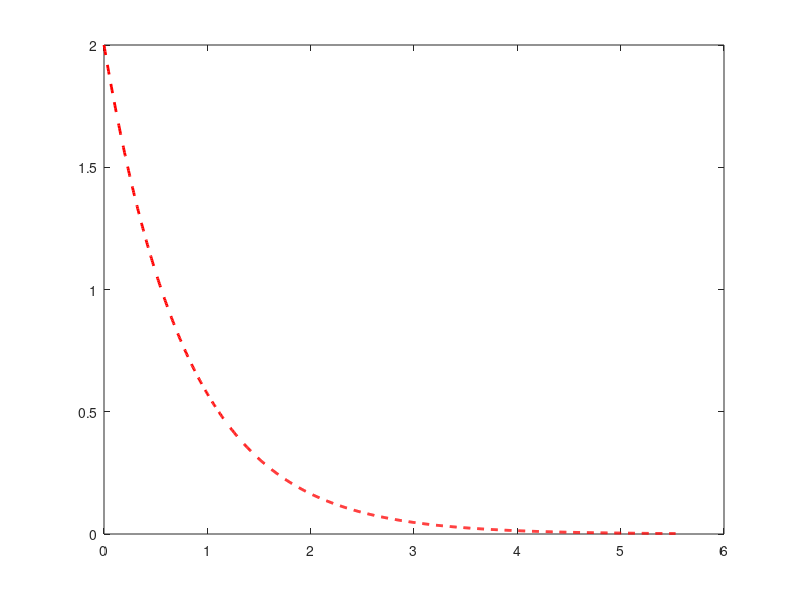

Here is the MATLAB script that generated this plot:
clear all;
close all;
clc;

%% parameters

rho = 1000; % water density [kg/m^3]
D = 1; % tank diameter [m]
hO = 2; % initial water height [m]
g = 9.81; % gravitational acceleration [m/s^2]
c = 0.1; % valve coefficient [kg/s/Pa]

%% Derived Quantities
% Exponential time multiplier
k = 4*c*g/D^2/pi; 

% time to reach half-empty level

t_half = (pi*D^2*log(2))/ (4*c*g);

t_empty = (pi*D^2*log(1000))/ (4*c*g);

h_avg = hO / (2*log(2));

%% time

t = linspace(0,t_empty,1001);

%Solution function

h = hO * exp (-k*t);

%% Plotting

figure(1)
plot(t,h, 'r--', 'LineWidth', 2)






